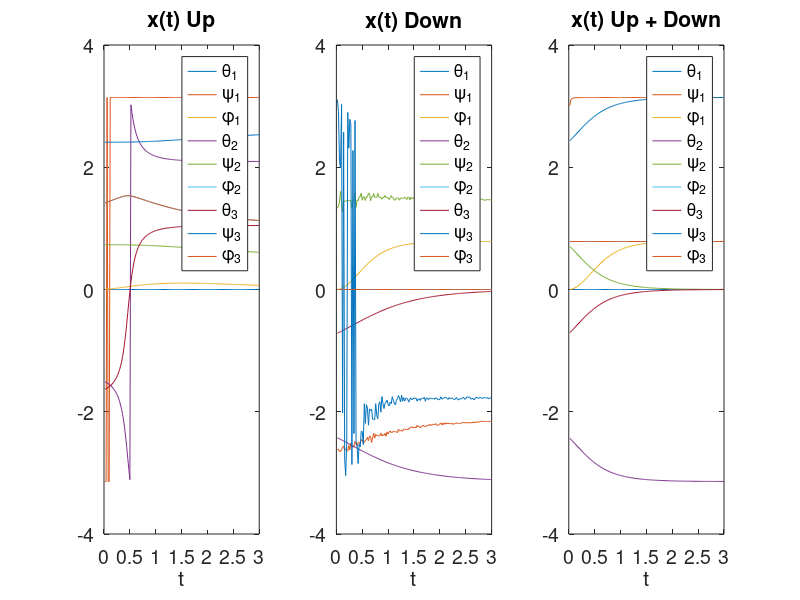

Write MATLAB code to recreate this figure.
% Triangle 1->2, 2->3, 3->1 and 1->2->3
clear

%%% B1
% edges {1, 2}, {1, 3}, {2, 3}
B1 = [-1   -1   0 ; 
       1  0   -1 ; 
       0   1   1 ];

%%% B2
B2 = [ 1 ;
       -1 ;
       1 ];

%% Undirected Version

% Hodge Laplacian
L0u = B1 * B1'; % 0-up Laplacian
L1d = B1' * B1; % 1-up Laplacian, n_edge*n_edge matrix
L1u = B2 * B2'; % 1-up Laplacian, n_edge*n_edge matrix
L2d = B2' * B2; % 2-down Laplacian, n_triangle*n_triangle matrix
x0 = [1;0;0;0;0;0]
%x0 = randn(6,1);

% The undirected infered adjacency matrix
A0u = diag(diag(L0u)) - L0u; % this is the same as the standard adjacency matrix for standard graph
D1u = diag(diag(L1u));
A1u = D1u - L1u; % infered adjacency between edges
D1d = diag(diag(L1d));
A1d = D1d - L1d; % infered adjacency between edges
i1 = 1*i;

% Triangle 1->2, 2->3, 3->1 and 1->2->3
x_grid = (2*pi/100) * linspace(1,100);


delta = acos(3/4);

Lup(1,:)=[1, 0,                0, -exp(-i1*delta),   0, exp(i1*delta)];
Lup(2,:)=[0, 1,                -exp(-i1*delta), 0,   exp(i1*delta), 0];

Lup(3,:)=[0, -exp(i1*delta),    1,0,                0,-exp(-i1*delta)];
Lup(4,:)=[-exp(i1*delta), 0,    0,1,                -exp(-i1*delta),0];

Lup(5,:)=[0, exp(-i1*delta),  0,-exp(i1*delta),   1,0];
Lup(6,:)=[exp(-i1*delta), 0,  -exp(i1*delta),0,   0,1];


Ldown(1,:)=[2,0,               exp(-i1*delta),0,   -exp(i1*delta),0];
Ldown(2,:)=[0,2,               0,exp(-i1*delta),   0,-exp(i1*delta)];

Ldown(3,:)=[exp(i1*delta),0,  2,0,                 exp(-i1*delta),0];
Ldown(4,:)=[0,exp(i1*delta),  0,2,                 0,exp(-i1*delta)];

Ldown(5,:)=[-exp(-i1*delta),0,  exp(i1*delta),0,     2,0];
Ldown(6,:)=[0,-exp(-i1*delta),  0,exp(i1*delta),     0,2];
    
   
   
lambda_up=max(0, sort(eig((Lup))));
lambda_down=sort(eig((Ldown)));
[Uu, Du] = eig(Lup);
[Ud, Dd] = eig(Ldown);
[UL, DL] = eig(Lup + Ldown);


max_step = 150; steps =  1:max_step; step_size = 1/50;
time_step = steps*step_size;
xtu = zeros(6, max_step); xtd = zeros(6, max_step); xtl = zeros(6, max_step); 
 
    for k = steps
        t = k*step_size;
        
        decay_vector = exp(-t*max(diag(Du), 0)).*(Uu'*x0);
        xtu(:, k) = Uu*decay_vector;
        
        decay_vector = exp(-t*max(diag(Dd), 0)).*(Ud'*x0);
        xtd(:, k) = Ud*decay_vector;
        
        decay_vector = exp(-t*max(diag(DL), 0)).*(UL'*x0);
        xtl(:, k) = UL*decay_vector;
        
    end


%end

figure
subplot(1,3,1);
plot(time_step, angle(xtu(1,:)))
hold on 
plot(time_step, angle(xtu(2,:)))
plot(time_step, angle(abs(xtu(1,:))+ i1*abs(xtu(2,:))))

plot(time_step, angle(xtu(3, :)))
plot(time_step, angle(xtu(4,:)))
plot(time_step, angle(abs(xtu(3,:))+ i1*abs(xtu(4,:))))

plot(time_step, angle(xtu(5, :)))
plot(time_step, angle(xtu(6,:)))
plot(time_step, angle(abs(xtu(5,:))+ i1*abs(xtu(6,:))))
hold off
title('x(t) Up');
xlabel('t')
legend('\theta_1','\psi_1','\phi_1','\theta_2','\psi_2', '\phi_2','\theta_3','\psi_3','\phi_3')
set(gca, 'FontSize', 14);

subplot(1,3,2);
plot(time_step, angle(xtd(1,:)))
hold on 
plot(time_step, angle(xtd(2,:)))
plot(time_step, angle(abs(xtl(1,:))+ i1*abs(xtl(2,:))))

plot(time_step, angle(xtd(3, :)))
plot(time_step, angle(xtd(4,:)))
plot(time_step, angle(abs(xtd(3,:))+ i1*abs(xtd(4,:))))

plot(time_step, angle(xtd(5, :)))
plot(time_step, angle(xtd(6,:)))
plot(time_step, angle(abs(xtd(5,:))+ i1*abs(xtd(6,:))))
hold off
title('x(t) Down');
xlabel('t')
legend('\theta_1','\psi_1','\phi_1','\theta_2','\psi_2', '\phi_2','\theta_3','\psi_3','\phi_3')
set(gca, 'FontSize', 14);


subplot(1,3,3);
plot(time_step, angle(xtl(1,:)))
hold on 
plot(time_step, angle(xtl(2,:)+i1*0.0001))
plot(time_step, angle(abs(xtl(1,:))+ i1*abs(xtl(2,:))))

plot(time_step, angle(xtl(3, :)))
plot(time_step, angle(xtl(4,:)))
plot(time_step, angle(abs(xtl(3,:))+ i1*abs(xtl(4,:))))

plot(time_step, angle(xtl(5, :)))
plot(time_step, angle(xtl(6,:)))
plot(time_step, angle(abs(xtl(5,:))+ i1*abs(xtl(6,:))))
hold off
title('x(t) Up + Down');
xlabel('t')
legend('\theta_1','\psi_1','\phi_1','\theta_2','\psi_2', '\phi_2','\theta_3','\psi_3','\phi_3')
set(gca, 'FontSize', 14);

abs(xtl)